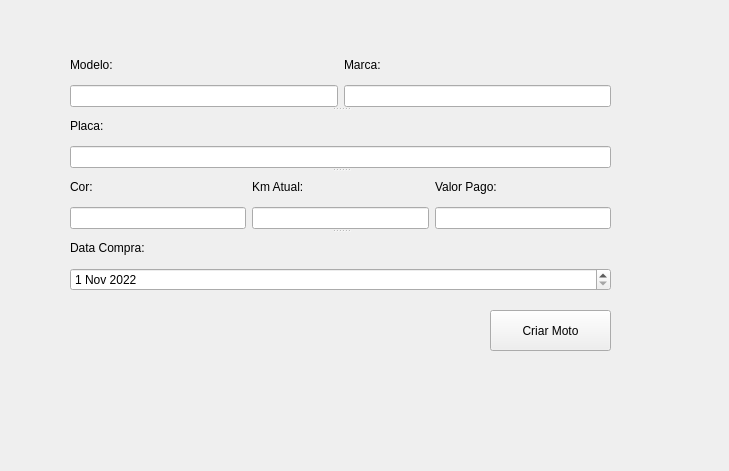
<?xml version="1.0" encoding="UTF-8"?>
<ui version="4.0">
 <class>Create_moto</class>
 <widget class="QWidget" name="Create_moto">
  <property name="geometry">
   <rect>
    <x>0</x>
    <y>0</y>
    <width>729</width>
    <height>471</height>
   </rect>
  </property>
  <property name="windowTitle">
   <string>Form</string>
  </property>
  <widget class="QPushButton" name="btn_createmoto">
   <property name="geometry">
    <rect>
     <x>490</x>
     <y>310</y>
     <width>121</width>
     <height>41</height>
    </rect>
   </property>
   <property name="text">
    <string>Criar Moto</string>
   </property>
  </widget>
  <widget class="QSplitter" name="splitter_2">
   <property name="geometry">
    <rect>
     <x>70</x>
     <y>50</y>
     <width>541</width>
     <height>241</height>
    </rect>
   </property>
   <property name="orientation">
    <enum>Qt::Vertical</enum>
   </property>
   <widget class="QSplitter" name="splitter">
    <property name="orientation">
     <enum>Qt::Horizontal</enum>
    </property>
    <widget class="QWidget" name="">
     <layout class="QHBoxLayout" name="horizontalLayout_2">
      <item>
       <layout class="QVBoxLayout" name="verticalLayout">
        <item>
         <widget class="QLabel" name="label">
          <property name="text">
           <string>Modelo:</string>
          </property>
         </widget>
        </item>
        <item>
         <widget class="QLineEdit" name="line_model"/>
        </item>
       </layout>
      </item>
      <item>
       <layout class="QVBoxLayout" name="verticalLayout_2">
        <item>
         <widget class="QLabel" name="label_3">
          <property name="text">
           <string>Marca:</string>
          </property>
         </widget>
        </item>
        <item>
         <widget class="QLineEdit" name="line_brand"/>
        </item>
       </layout>
      </item>
     </layout>
    </widget>
   </widget>
   <widget class="QWidget" name="">
    <layout class="QVBoxLayout" name="verticalLayout_3">
     <item>
      <widget class="QLabel" name="label_2">
       <property name="text">
        <string>Placa:</string>
       </property>
      </widget>
     </item>
     <item>
      <widget class="QLineEdit" name="line_plate"/>
     </item>
    </layout>
   </widget>
   <widget class="QWidget" name="">
    <layout class="QHBoxLayout" name="horizontalLayout">
     <item>
      <layout class="QVBoxLayout" name="verticalLayout_4">
       <item>
        <widget class="QLabel" name="label_8">
         <property name="text">
          <string>Cor:</string>
         </property>
        </widget>
       </item>
       <item>
        <widget class="QLineEdit" name="line_color"/>
       </item>
      </layout>
     </item>
     <item>
      <layout class="QVBoxLayout" name="verticalLayout_5">
       <item>
        <widget class="QLabel" name="label_4">
         <property name="text">
          <string>Km Atual:</string>
         </property>
        </widget>
       </item>
       <item>
        <widget class="QLineEdit" name="line_atualkm"/>
       </item>
      </layout>
     </item>
     <item>
      <layout class="QVBoxLayout" name="verticalLayout_6">
       <item>
        <widget class="QLabel" name="label_7">
         <property name="text">
          <string>Valor Pago:</string>
         </property>
        </widget>
       </item>
       <item>
        <widget class="QLineEdit" name="line_payedvalue"/>
       </item>
      </layout>
     </item>
    </layout>
   </widget>
   <widget class="QWidget" name="">
    <layout class="QVBoxLayout" name="verticalLayout_7">
     <item>
      <widget class="QLabel" name="label_6">
       <property name="text">
        <string>Data Compra:</string>
       </property>
      </widget>
     </item>
     <item>
      <widget class="QDateEdit" name="date_buy">
       <property name="minimumDate">
        <date>
         <year>2022</year>
         <month>11</month>
         <day>1</day>
        </date>
       </property>
      </widget>
     </item>
    </layout>
   </widget>
  </widget>
 </widget>
 <resources/>
 <connections/>
</ui>
